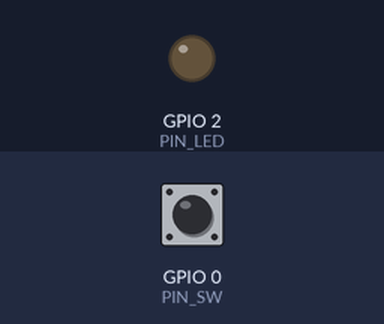
Recording of a sketch running on a simulated ESP32. Shown: output pins drawn as LEDs (lit = HIGH). The test bench sets the inputs (shaded band); at power-on: GPIO 0 (PIN_SW) HIGH. WiFi joins after 1.5 s; servers stay silent unless stated; what the sketch prints to the serial monitor is not drawn.

Above: at 0.1 s.
At 2.7 s:
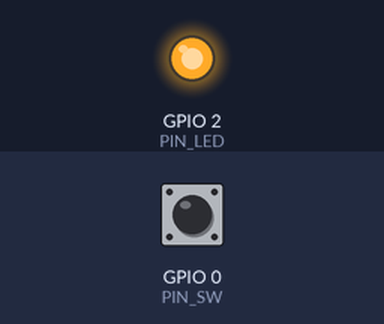
2.8 s: GPIO 0 (PIN_SW) pulled LOW for 0.15 s
Timing chart, 0 to 5.8 s (numbered marks = the images above; inputs shaded):
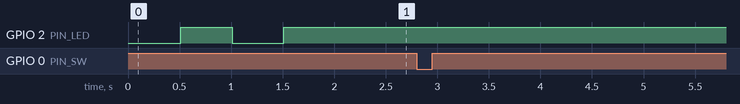

The sketch:

example34_sw.ino
```cpp
// (licence header left out)
#include <WiFi.h>                           // ESP32用WiFiライブラリ
#include <WiFiUdp.h>                        // UDP通信を行うライブラリ
#define PIN_LED 2                           // GPIO 2(24番ピン)にLEDを接続
#define PIN_SW 0                            // GPIO 0(25番ピン)にスイッチを接続
#define SSID "1234ABCD"                     // 無線LANアクセスポイントのSSID
#define PASS "password"                     // パスワード
#define SENDTO "192.168.0.255"              // 送信先のIPアドレス
#define PORT 1024                           // 送信のポート番号

void setup(){                               // 起動時に一度だけ実行する関数
    pinMode(PIN_LED,OUTPUT);                // LEDを接続したポートを出力に
    pinMode(PIN_SW,INPUT_PULLUP);           // スイッチを接続したポートを入力に
    Serial.begin(115200);                   // 動作確認のためのシリアル出力開始
    Serial.println("ESP32 eg.02 SW");       // 「ESP32 eg.02」をシリアル出力表示
    WiFi.mode(WIFI_STA);                    // 無線LANをSTAモードに設定
    delay(10);                              // ESP32に必要な待ち時間
    WiFi.begin(SSID,PASS);                  // 無線LANアクセスポイントへ接続
    while(WiFi.status() != WL_CONNECTED){   // 接続に成功するまで待つ
        delay(500);                         // 待ち時間処理
        digitalWrite(PIN_LED,!digitalRead(PIN_LED));    // LEDの点滅
        Serial.print(".");
    }
    Serial.println(WiFi.localIP());         // 本機のIPアドレスをシリアル出力
}

void loop(){                                // 繰り返し実行する関数
    WiFiUDP udp;                            // UDP通信用のインスタンスを定義

    while(digitalRead(PIN_SW)){             // Hレベル(スイッチ解放)時に繰り返し
        delay(100);                         // 100msの待ち時間処理を実行
    }
    udp.beginPacket(SENDTO, PORT);          // UDP送信先を設定
    udp.println("Ping");                    // 「Pong」を送信
    Serial.println("Ping");                 // シリアル出力表示
    udp.endPacket();                        // UDP送信の終了(実際に送信する)

    while(digitalRead(PIN_SW)==0){          // Lレベル(スイッチ押下)時に繰り返し
        delay(100);                         // 100msの待ち時間処理を実行
    }
    udp.beginPacket(SENDTO, PORT);          // UDP送信先を設定
    udp.println("Pong");                    // 「Pong」を送信
    Serial.println("Pong");                 // シリアル出力表示
    udp.endPacket();                        // UDP送信の終了(実際に送信する)
}
```

Measured:
- after the input at 2.8 s, every drawn part: stays the same
